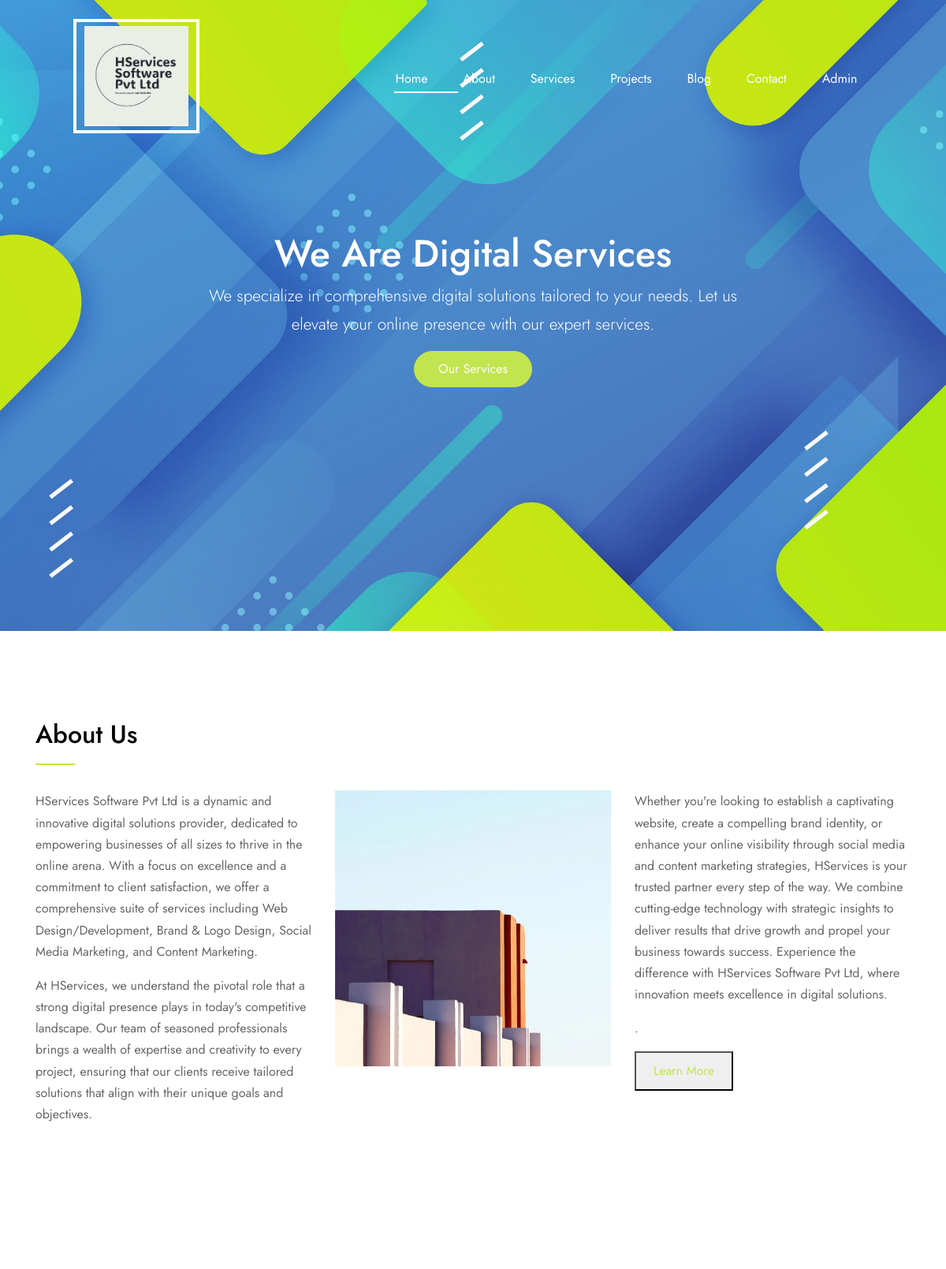
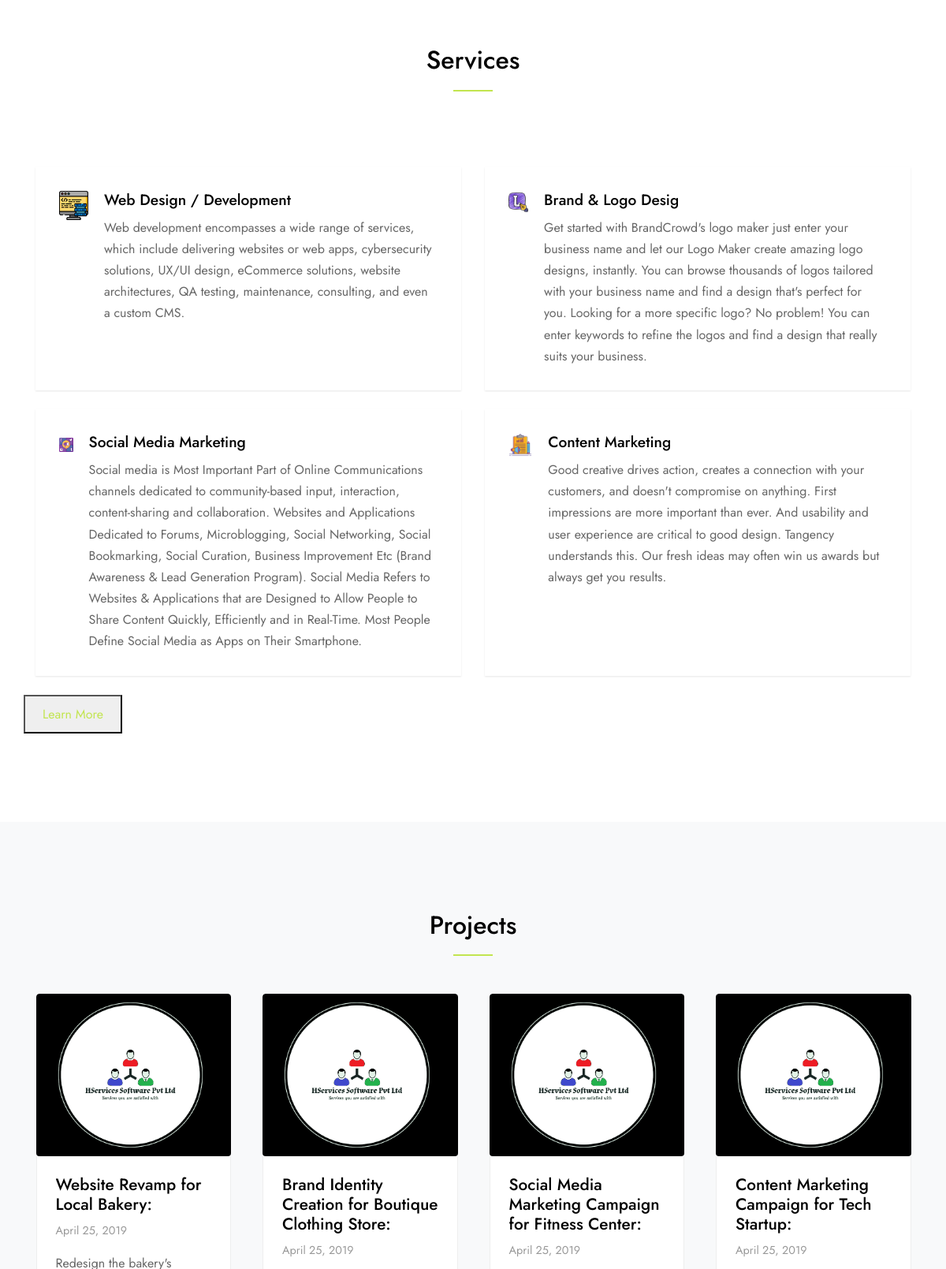
The page / (upper part) on the database its author committed (2 pictures, top to bottom).
### website/models.py (models this page shows, shortened)
class Service(models.Model):
    id = models.AutoField(primary_key=True)
    title = models.CharField(max_length=100)
    description = models.TextField()
    image = models.ImageField(upload_to='services/')

class Project(models.Model):
    id = models.AutoField(primary_key=True)
    title = models.CharField(max_length=100)
    description = models.TextField()
    image = models.ImageField(upload_to='projects/')

### website/views.py (the view)
# urls.py: 2. Add a URL to urlpatterns:  path('', views.home, name='home')
def home(request):
    data = Service.objects.all()
    proj = Project.objects.all()
    blog = BlogPost.objects.all()
    return render(request,'index.html', {'data':data, 'proj':proj, 'blog':blog})

### website/templates/index.html (shortened to what this page needs)
{% load static %}
<!doctype html>
<html lang="en">
  <head>
    <link rel="stylesheet" href={% static "website/fonts/icomoon/style.css" %}>
    <link rel="stylesheet" href={% static "website/css/bootstrap/bootstrap.css" %}>
    <link rel="stylesheet" href={% static "website/css/jquery-ui.css" %}>
    <link rel="stylesheet" href={% static "website/css/owl.carousel.min.css" %}>
    <link rel="stylesheet" href={% static "website/css/owl.theme.default.min.css" %}>
    <link rel="stylesheet" href={% static "website/css/owl.theme.default.min.css" %}>
    <link rel="stylesheet" href={% static "website/css/jquery.fancybox.min.css" %}>
    <link rel="stylesheet" href={% static "website/css/bootstrap-datepicker.css" %}>
    <link rel="stylesheet" href={% static "website/fonts/flaticon/font/flaticon.css" %}>
    <link rel="stylesheet" href={% static "website/css/aos.css" %}>
    <link rel="stylesheet" href={% static "website/css/style.css" %}>
  </head>
  <body data-spy="scroll" data-target=".site-navbar-target" data-offset="300">
  <div class="site-wrap">
    <header class="site-navbar py-4 js-sticky-header site-navbar-target" role="banner">
      <div class="container">
        <div class="row align-items-center justify-content-center">
          <div class="col-2">
            <h1 class="m-0 site-logo"><a href={% url "home" %}><img src={% static "website/images/logo2.png" %} alt="HServices Software Pvt Ltd" srcset="" class="img-fluid float-left"></a></h1>
          </div>
          <div class="col-9">
            <nav class="site-navigation position-relative text-right" role="navigation">
              <ul class="site-menu main-menu js-clone-nav mr-auto d-none d-lg-block">
                <li><a href="#home-section" class="nav-link">Home</a></li>
                <li><a href="#about-section" class="nav-link">About</a></li>
                <li><a href="#services-section" class="nav-link">Services</a></li>
                <li><a href="#projects-section" class="nav-link">Projects</a></li>
                <li><a href="#blog-section" class="nav-link">Blog</a></li>
                <li><a href="#contact-section" class="nav-link">Contact</a></li>
                <li><a href="/admin/" class="nav-link">Admin</a></li>
              </ul>
            </nav>
          </div>
        </div>
      </div>
    </header>
    <div class="site-blocks-cover overlay bg-light" style="background-image: url({% static "website/images/hero_bg_1.jpg" %}); " id="home-section">
      <div class="container">
        <div class="row justify-content-center">
          <div class="col-12 text-center align-self-center text-intro">
            <div class="row justify-content-center">
              <div class="col-lg-8">
                <h1 class="text-white" data-aos="fade-up" data-aos-delay="">We Are Digital Services</h1>
                <p class="lead text-white" data-aos="fade-up" data-aos-delay="100">We specialize in comprehensive digital solutions tailored to your needs. Let us elevate your online presence with our expert services.</p>
                <p data-aos="fade-up" data-aos-delay="200"><a href="#services-section" class="btn smoothscroll btn-primary">Our Services</a></p>
              </div>
            </div>
          </div>
        </div>
      </div>
    </div>
    <div class="site-section" id="about-section">
      <div class="container">
        <div class="row ">
          <div class="col-12 mb-4 position-relative">
            <h2 class="section-title">About Us</h2>
          </div>
          <div class="col-lg-4">
            <p>HServices Software Pvt Ltd is a dynamic and innovative digital solutions provider, dedicated to empowering businesses of all sizes to thrive in the online arena. With a focus on excellence and a commitment to client satisfaction, we offer a comprehensive suite of services including Web Design/Development, Brand & Logo Design, Social Media Marketing, and Content Marketing.</p>
            <p>At HServices, we understand the pivotal role that a strong digital presence plays in today's competitive landscape. Our team of seasoned professionals brings a wealth of expertise and creativity to every project, ensuring that our clients receive tailored solutions that align with their unique goals and objectives.</p>
          </div>
          <div class="col-lg-4">
            <img src={% static "website/images/about.jpg" %} alt="Image" class="img-fluid">
          </div>
          <div class="col-lg-4">
            <p>Whether you're looking to establish a captivating website, create a compelling brand identity, or enhance your online visibility through social media and content marketing strategies, HServices is your trusted partner every step of the way. We combine cutting-edge technology with strategic insights to deliver results that drive growth and propel your business towards success. Experience the difference with HServices Software Pvt Ltd, where innovation meets excellence in digital solutions.</p>
            <p>.</p>
            <button type="submit"><a href="{% url 'about' %}" class="nav-link">Learn More</a></button>
          </div>
        </div>
      </div>
    </div>
    <div class="site-section" id="services-section">
      <div class="container">
        <div class="row ">
          <div class="col-12 mb-5 position-relative">
            <h2 class="section-title text-center mb-5">Services</h2>
          </div>
        {% block service %}
          {% for service in data %}
          <div class="col-md-6 mb-4" data-aos="fade-up" data-aos-delay="">
            <div class="service d-flex h-100">
              <div class="svg-icon">
                <img src="{{ service.image.url }}" alt="{{ service.title }}" class="img-fluid">
              </div>
              <div class="service-about">
                <h3>{{ service.title }}</h3>
                <p>{{ service.description }}</p>
              </div>
            </div>
          </div>
          {% endfor %}
        {% endblock service %}
          <button type="submit"><a href="{% url 'services' %}" class="nav-link">Learn More</a></button>
        </div>
      </div>
    </div>
    <section class="site-section bg-light" id="blog-section">
      <div class="container">
        <div class="row">
          <div class="col-12 mb-6 position-relative">
            <h2 class="section-title text-center mb-5">Projects</h2>
          </div>
          <div class="owl-carousel owl-theme">
          {% block project %}
            {% for project in proj %}
            <div class="item">
              <div class="col-md-6 mb-5 mb-lg-0 col-lg-12">
                <div class="blog_entry">
                  <a href="single.html"><img src="{{ project.image.url }}" alt="{{ project.title }}" class="img-fluid"></a>
                  <div class="p-4 bg-white">
                    <h3><a href="single.html">{{ project.title }}</a></h3>
                    <span class="date">April 25, 2019</span>
                    <p>{{ project.description }}</p>
                  </div>
                </div>
              </div>
            </div>
            {% endfor %}
          {% endblock project %}
          </div>
        </div>
        <br>
      </div>
    </section>
  </div>
  </body>
</html>

### rows shown on the page
Service: image (picture), title "Web Design / Development", description "Web development encompasses a wide range of services, which include delivering websites or web apps, cybersecurity solutions, UX/UI design, eCommerce solutions, website architectures, QA testing, maintenance, consulting, and even a custom CMS."
Service: image (picture), title "Brand & Logo Desig", description "Get started with BrandCrowd's logo maker just enter your business name and let our Logo Maker create amazing logo designs, instantly. You can browse thousands of logos tailored with your business name and find a design that's perfect for you. Looking for a more specific logo? No problem! You can enter keywords to refine the logos and find a design that really suits your business."
Service: image (picture), title "Social Media Marketing", description "Social media is Most Important Part of Online Communications channels dedicated to community-based input, interaction, content-sharing and collaboration. Websites and Applications Dedicated to Forums, Microblogging, Social Networking, Social Bookmarking, Social Curation, Business Improvement Etc (Brand Awareness & Lead Generation Program). Social Media Refers to Websites & Applications that are Designed to Allow People to Share Content Quickly, Efficiently and in Real-Time. Most People Define Social Media as Apps on Their Smartphone."
Service: image (picture), title "Content Marketing", description "Good creative drives action, creates a connection with your customers, and doesn't compromise on anything. First impressions are more important than ever. And usability and user experience are critical to good design. Tangency understands this. Our fresh ideas may often win us awards but always get you results."
Project: image (picture), title "Website Revamp for Local Bakery:"
Project: image (picture), title "Brand Identity Creation for Boutique Clothing Store:"
Project: image (picture), title "Social Media Marketing Campaign for Fitness Center:"
Project: image (picture), title "Content Marketing Campaign for Tech Startup:"
